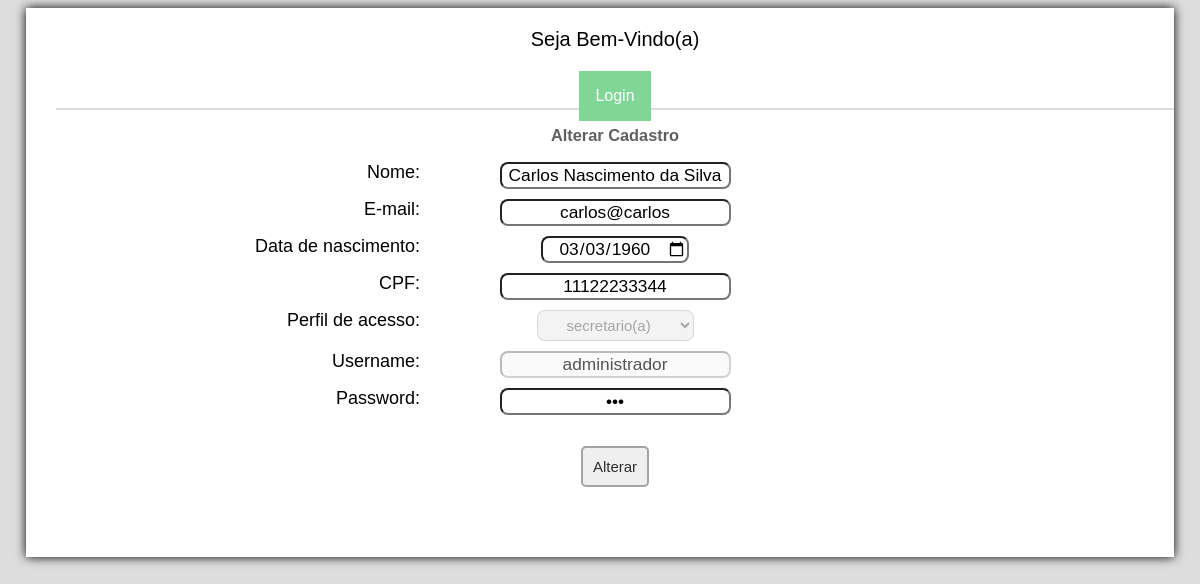
Page /usuario/form_alterar.php?id=1 on the committed database.
### tables this page shows
create table usuario(
	id integer primary key auto_increment,
        nome varchar(100),
        email varchar(100) unique,
        dataN date,
        cpf varchar(15) unique,
        perfil_acesso varchar(15),
	username varchar(100) unique,
	password varchar(100)
  	
);

### usuario/form_alterar.php (the view, shortened to what this page needs)
<!DOCTYPE html>
<html>
    <head>
        <link href="../css/estilo.css" rel="stylesheet">
        <link href="../css/form.css" rel="stylesheet">
    </head>
    <body>
        <div id="interface">
            <?php
            include '../cabecalho.php';
            $id = $_GET['id'];
            include '../bd/conectar.php';
            $sql_pessoa = "select * from usuario where id = $id";
            $resultado = mysqli_query($conexao, $sql_pessoa);
            $linha = mysqli_fetch_array($resultado);
            ?>
            <h3 id="cadastro">Alterar Cadastro</h3>
            <form method="post" action="alterar.php?username=<?= $linha['username'] ?>">
                <label>Nome: </label>
                <input type="text" required="" name="nome" value="<?= $linha['nome'] ?>"><br>
                <label>E-mail:</label>
                <input type="email" required="" name="email" value="<?= $linha['email'] ?>"><br>
                <label>Data de nascimento: </label>
                <input type="date" required="" name="dataN" value="<?= $linha['dataN'] ?>"><br>
                <label>CPF: </label>
                <input type="text" required="" name="cpf" maxlength="14" OnKeyPress="formatar('###.###.###-##', this)" value="<?= $linha['cpf'] ?>"><br>
                <label>Perfil de acesso:</label>
                <select name="perfil_acesso" disabled="">
                    <option selected="" value="<?= $linha['id'] ?>"><?= $linha['perfil_acesso'] ?></option>
                </select><br>
                <label>Username: </label>
                <input type="text" disabled="" name="username" value="<?= $linha['username'] ?>"><br>
                <label>Password: </label>
                <input type="password" required="" name="password" value="<?= $linha['password'] ?>"><br><br>
                <button class="button">Alterar</button>
            </form>
            <?php
            require_once '../rodape.php';
            ?>
    </body>
</html>

### css/estilo.css (style rules this page uses)
body { background-color: #dddddd; color: rgba(0,0,0,1); font-family: arial; font-size: 14px; }
div#interface { background-color: white; width: 1118px; margin: 0px auto 10px auto; box-shadow: 0px 0px 10px; padding: 0px 0px 50px 30px; }
h3#cadastro { text-align: center; color: #606060; }
input { border-radius: 8px; text-align: center; margin-bottom: 10px; }
select { border-radius: 8px; margin-bottom: 10px; }
form { text-align: center; font-size: 18px; }

### css/form.css (style rules this page uses)
label { position: absolute; right: 810px; }
form { width: 800px; margin: auto; background-color:white; }
input, textArea { font-family: sans-serif; font-weight: normal; font-size: 13pt; }
select { font-size: 15px; padding: 5px 25px 5px 25px; }
label { position: absolute; right:780px; }

### usuario/form_alterar.php (style rules this page uses)
.button { color: #2E2E2E; border: 2px solid #A4A4A4; cursor: pointer; border-radius: 5px; padding: 10px; font-size: 15px; margin-bottom: 20px; }

### cabecalho.php (style rules this page uses)
body { font-family: arial; }
h3 { text-align: center; }

### rows in the picture
usuario: nome "Carlos Nascimento da Silva", email "carlos@carlos", dataN "03/03/1960", cpf "11122233344", perfil_acesso "secretario(a)", username "administrador"
